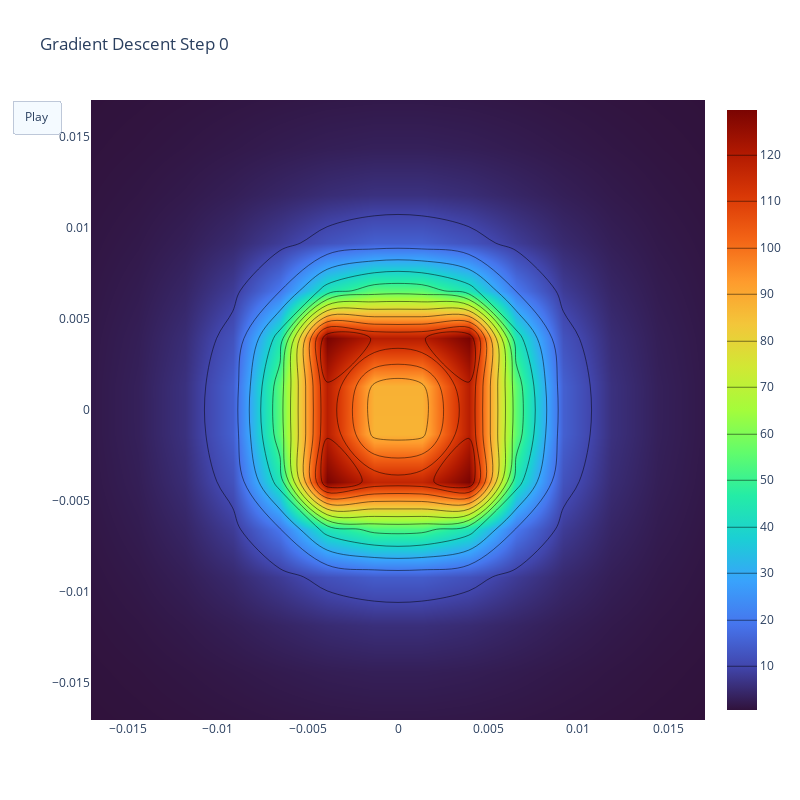

Source (notebook cell):
### Code cell
B_scalar = np.transpose(B_scalar_raw, (1, 0, 2))
B_vect = np.transpose(B_vect_raw, (1, 0, 2, 3))

plot_results_pltly_animate([x_basis, y_basis], B_scalar)
# plot_results_pltly_simple([x_basis, y_basis], B_vect[:,:,4,2])
# plot_results_pltly_simple([x_basis, y_basis], np.transpose(B_scalar, (0, 1, 2)))

### Figure 1 — Plotly figure (JSON) as saved in the notebook; plotly's stock layout.template omitted (floating-point values rounded to 4 significant figures; data arrays with more than 128 entries replaced by an {"elided": "..."} marker saying what was removed)
{"data": [{"colorscale": [[0.0, "#30123b"], [0.07143, "#4145ab"], [0.1429, "#4675ed"], [0.2143, "#39a2fc"], [0.2857, "#1bcfd4"], [0.3571, "#24eca6"], [0.4286, "#61fc6c"], [0.5, "#a4fc3b"], [0.5714, "#d1e834"], [0.6429, "#f3c63a"], [0.7143, "#fe9b2d"], [0.7857, "#f36315"], [0.8571, "#d93806"], [0.9286, "#b11901"], [1.0, "#7a0402"]], "contours": {"coloring": "heatmap"}, "x": [-0.01703, -0.01441, -0.01179, -0.00917, -0.00655, -0.00393, -0.00131, 0.00131, 0.00393, 0.00655, 0.00917, 0.01179, 0.01441, 0.01703], "y": [-0.01703, -0.01441, -0.01179, -0.00917, -0.00655, -0.00393, -0.00131, 0.00131, 0.00393, 0.00655, 0.00917, 0.01179, 0.01441, 0.01703], "z": {"elided": "14x14 float values"}, "type": "contour"}], "layout": {"title": {"text": "Gradient Descent Step 0"}, "updatemenus": [{"buttons": [{"args": [null, {"frame": {"duration": 20}}], "label": "Play", "method": "animate"}], "type": "buttons"}], "width": 800, "height": 800}}
